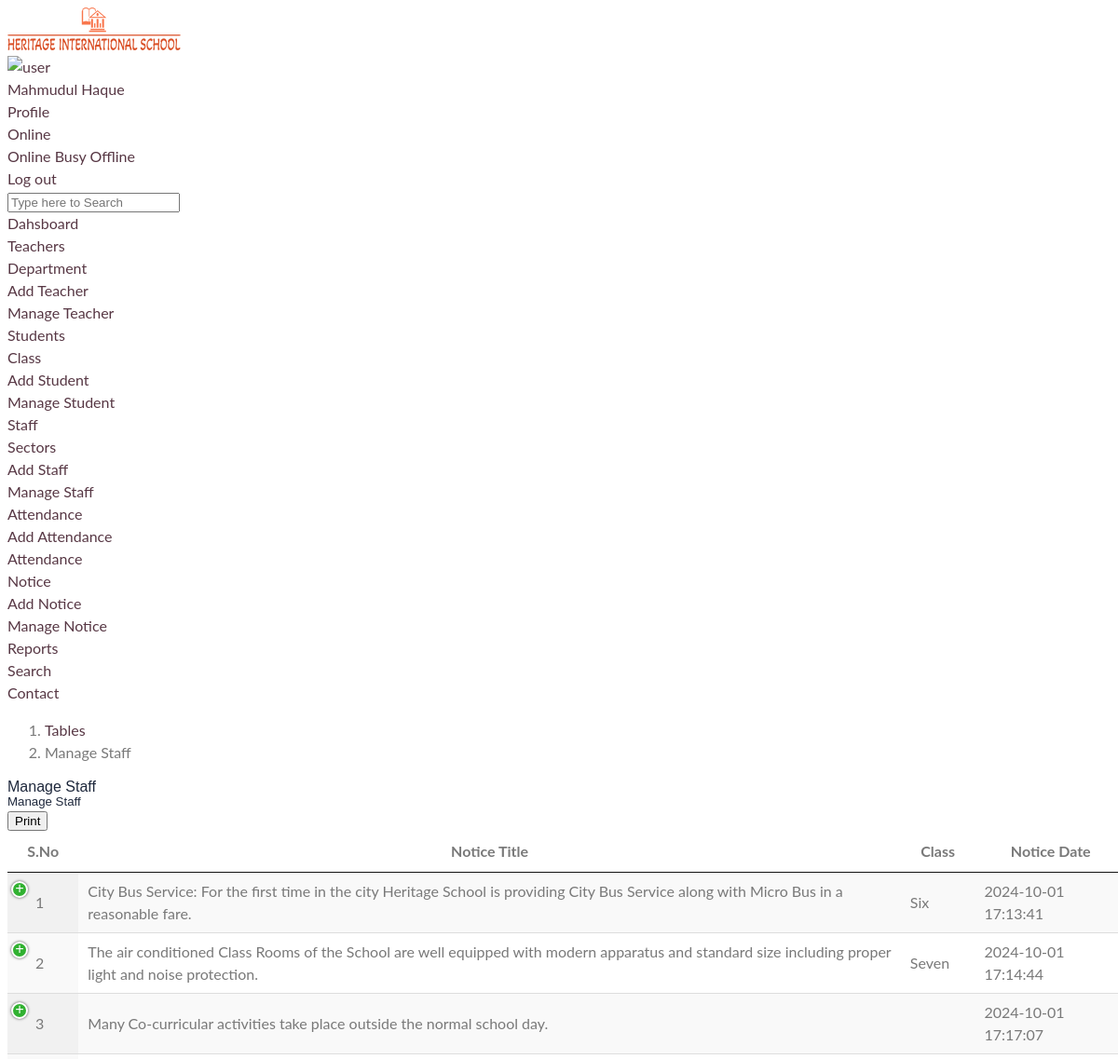
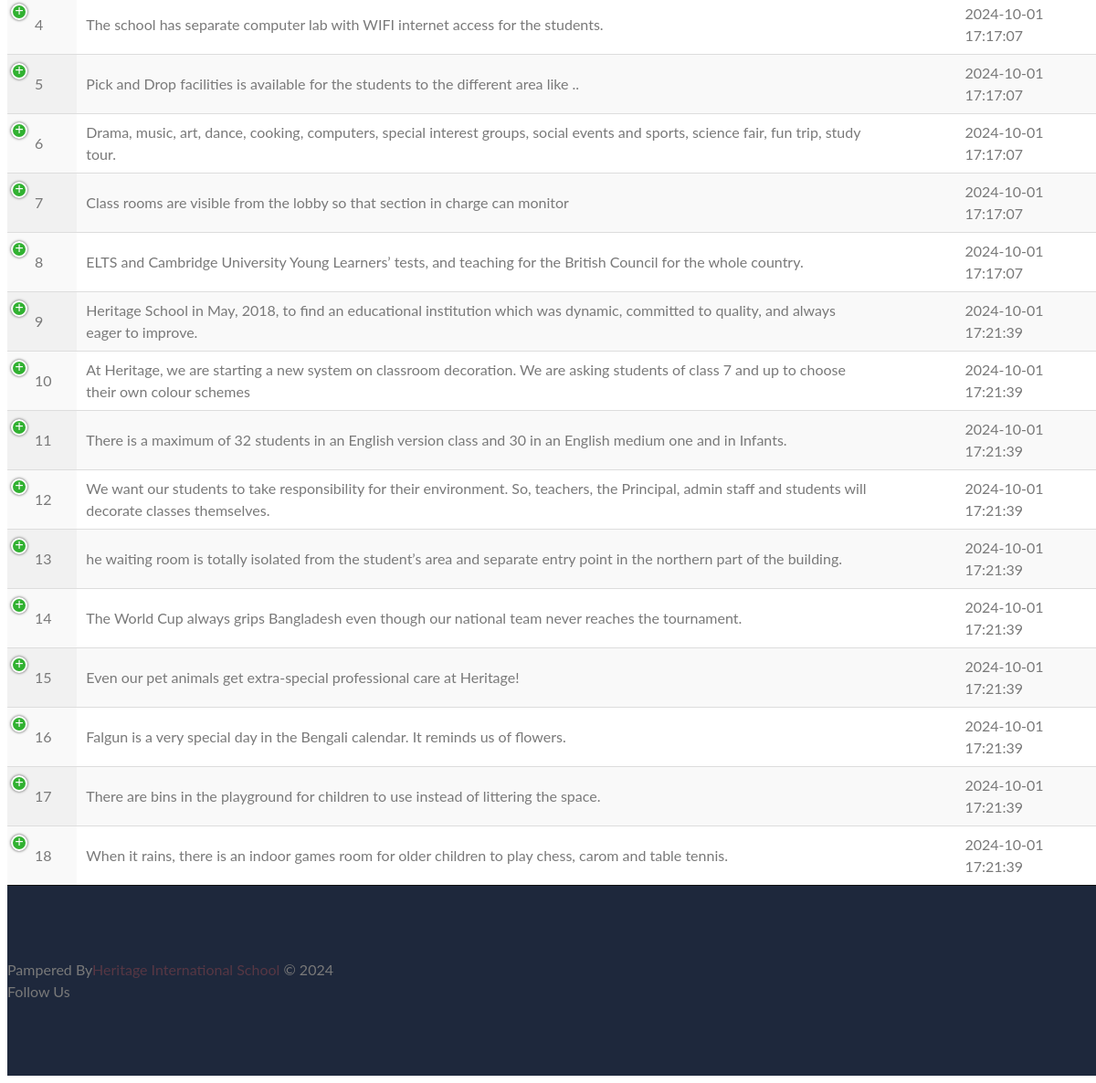
/Admin/manage_notice.php (signed in), run on the app's committed database (2 pictures, top to bottom).
### tables this page shows
CREATE TABLE `notice` (
  `id` int(11) NOT NULL,
  `title` varchar(200) NOT NULL,
  `class` varchar(50) NOT NULL,
  `massage` varchar(200) NOT NULL,
  `creationDate` timestamp NOT NULL DEFAULT current_timestamp() ON UPDATE current_timestamp(),
  `updationDate` timestamp NULL DEFAULT NULL
);

### Admin/manage_notice.php (the view, shortened to what this page needs)
<!DOCTYPE html>
<html lang="en">
<head>
    <link href="vendors/datatables.net-dt/css/jquery.dataTables.min.css" rel="stylesheet" type="text/css" />
    <link href="vendors/datatables.net-responsive-dt/css/responsive.dataTables.min.css" rel="stylesheet" type="text/css" />
    <link href="vendors/jquery-toggles/css/toggles.css" rel="stylesheet" type="text/css">
    <link href="vendors/jquery-toggles/css/themes/toggles-light.css" rel="stylesheet" type="text/css">
    <link href="dist/css/style.css" rel="stylesheet" type="text/css">
</head>
<body>
    <div class="hk-wrapper hk-vertical-nav">
        <?php include "parts/top_navbar.php" ?>
        <?php include "parts/vertical_nav.php" ?>
        <div class="hk-pg-wrapper">
            <nav class="hk-breadcrumb" aria-label="breadcrumb">
                <ol class="breadcrumb breadcrumb-light bg-transparent">
                    <li class="breadcrumb-item"><a href="#">Tables</a></li>
                    <li class="breadcrumb-item active" aria-current="page">Manage Staff</li>
                </ol>
            </nav>
            <div class="container-fluid">
                <div class="hk-pg-header">
                    <h4 class="hk-pg-title"><span class="pg-title-icon"><span class="feather-icon"><i data-feather="database"></i></span></span>Manage Staff</h4>
                </div>
                <div class="row">
                    <div class="col-xl-12">
                        <section class="hk-sec-wrapper">
                            <h5 class="hk-sec-title">Manage Staff</h5>
                            <div class="row">
                                <div class="col-sm">
                                    <div class="table-wrap">
                                        <?php
                                        include_once "dbconfig.php";
                                        $sql = $db->query("SELECT * FROM notice");
                                        $sn = 1;
                                        ?>
                                        <table id="datable_3" class="table table-neon text-default w-100 display">
                                            <thead>
                                                <tr>
                                                    <th >S.No</th>
                                                    <th >Notice Title</th>
                                                    <th >Class</th>
                                                    <th >Notice Date</th>
                                                </tr>
                                            </thead>
                                            <tbody>
                                                <?php while ($row = $sql->fetch_assoc()) { ?>
                                                    <tr>
                                                        <td><?php echo $sn ?></td>
                                                        <td><?php echo $row['title'] ?></td>
                                                        <td><?php echo $row['class'] ?></td>
                                                        <td><?php echo $row['creationDate'] ?></td>
                                                    </tr>
                                                <?php $sn++;
                                                } ?>
                                            </tbody>
                                        </table>
                                    </div>
                                </div>
                            </div>
                        </section>
                    </div>
                </div>
            </div>
            <?php include "parts/footer.php" ?>
        </div>
    </div>
</body>
</html>

### Admin/parts/top_navbar.php (shortened to what this page needs)
<nav class="navbar navbar-expand-xl navbar-light fixed-top hk-navbar">
    <a class="navbar-brand" href="dashboard.php">
        <img class="brand-img d-inline-block" src="../images/logo3.png" alt="brand" />
    </a>
    <ul class="navbar-nav hk-navbar-content">
        <li class="nav-item dropdown dropdown-authentication">
            <a class="nav-link dropdown-toggle no-caret" href="#" role="button" data-toggle="dropdown" aria-haspopup="true" aria-expanded="false">
                <div class="media">
                    <div class="media-img-wrap">
                        <div class="avatar">
                            <img src="image/admin/<?php echo $_SESSION['photo'] ?>" alt="user" class="avatar-img rounded-circle">
                        </div>
                    </div>
                    <div class="media-body">
                        <span><?php echo $_SESSION['name'] ?><i class="zmdi zmdi-chevron-down"></i></span>
                    </div>
                </div>
            </a>
            <div class="dropdown-menu dropdown-menu-right" data-dropdown-in="flipInX" data-dropdown-out="flipOutX">
                <a class="dropdown-item" href="profile.html"><i class="dropdown-icon zmdi zmdi-account"></i><span>Profile</span></a>
                <div class="sub-dropdown-menu show-on-hover">
                    <a href="#" class="dropdown-toggle dropdown-item no-caret"><i class="zmdi zmdi-check text-success"></i>Online</a>
                    <div class="dropdown-menu open-left-side">
                        <a class="dropdown-item" href="#"><i class="dropdown-icon zmdi zmdi-check text-success"></i><span>Online</span></a>
                        <a class="dropdown-item" href="#"><i class="dropdown-icon zmdi zmdi-circle-o text-warning"></i><span>Busy</span></a>
                        <a class="dropdown-item" href="#"><i class="dropdown-icon zmdi zmdi-minus-circle-outline text-danger"></i><span>Offline</span></a>
                    </div>
                </div>
                <a class="dropdown-item" href="logout.php"><i class="dropdown-icon zmdi zmdi-power"></i><span>Log out</span></a>
            </div>
        </li>
    </ul>
</nav>
<form role="search" class="navbar-search">
    <div class="position-relative">
        <input type="text" name="example-input1-group2" class="form-control" placeholder="Type here to Search">
    </div>
</form>

### Admin/parts/vertical_nav.php (shortened to what this page needs)
<nav class="hk-nav hk-nav-dark">
    <div class="nicescroll-bar">
        <div class="navbar-nav-wrap">
            <ul class="navbar-nav flex-column">
                <li class="nav-item active">
                    <span class="nav-link"><a class="nav-link" href="dashboard.php">Dahsboard</a></span>
                </li>
                <li class="nav-item">
                    <a class="nav-link link-with-badge" href="javascript:void(0);" data-toggle="collapse" data-target="#app_drp">
                        <span class="nav-link-text">Teachers&nbsp;&nbsp;&nbsp;&nbsp;&nbsp;&nbsp;&nbsp;&nbsp;&nbsp;&nbsp;&nbsp;&nbsp;&nbsp;&nbsp;&nbsp;</span>
                    </a>
                    <ul id="app_drp" class="nav flex-column collapse collapse-level-1">
                        <li class="nav-item">
                            <ul class="nav flex-column">
                                <li class="nav-item">
                                    <a class="nav-link" href="department.php">Department &nbsp;&nbsp;&nbsp;&nbsp;&nbsp;&nbsp;&nbsp;&nbsp;&nbsp;&nbsp;&nbsp;&nbsp;&nbsp; <i class="fa fa-archive"></i></a>
                                </li>
                                <li class="nav-item">
                                    <a class="nav-link" href="add_teacher.php">Add Teacher &nbsp;&nbsp;&nbsp;&nbsp;&nbsp;&nbsp;&nbsp;&nbsp;&nbsp;&nbsp;&nbsp;&nbsp;&nbsp;&nbsp;</a>
                                </li>
                                <li class="nav-item">
                                    <a class="nav-link" href="manage_teacher.php">Manage Teacher &nbsp;&nbsp;&nbsp;&nbsp;&nbsp;&nbsp;&nbsp;<span class="feather-icon "><i data-feather="user-check"></i></span></a>
                                </li>
                            </ul>
                        </li>
                    </ul>
                </li>
                <li class="nav-item">
                    <a class="nav-link link-with-badge" href="javascript:void(0);" data-toggle="collapse" data-target="#app_drp">
                        <span class="nav-link-text">Students &nbsp;&nbsp;&nbsp;&nbsp;&nbsp;&nbsp;&nbsp;&nbsp;&nbsp;&nbsp;&nbsp;&nbsp;&nbsp;&nbsp;</span>
                    </a>
                    <ul id="app_drp" class="nav flex-column collapse collapse-level-1">
                        <li class="nav-item">
                            <ul class="nav flex-column">
                                <li class="nav-item">
                                    <a class="nav-link" href="class.php">Class &nbsp;&nbsp;&nbsp;&nbsp;&nbsp;&nbsp;&nbsp;&nbsp;&nbsp;&nbsp;&nbsp;&nbsp;&nbsp;&nbsp;&nbsp;&nbsp;&nbsp;&nbsp;&nbsp;&nbsp;&nbsp;&nbsp;&nbsp;&nbsp; <i class="fa fa-black-tie"></i></a>
                                </li>
                                <li class="nav-item">
                                    <a class="nav-link" href="add_student.php">Add Student &nbsp;&nbsp;&nbsp;&nbsp;&nbsp;&nbsp;&nbsp;&nbsp;&nbsp;&nbsp;&nbsp;&nbsp;<span class="feather-icon "><i data-feather="user-plus"></i></span></a>
                                </li>
                                <li class="nav-item">
                                    <a class="nav-link" href="manage_student.php">Manage Student&nbsp;&nbsp;&nbsp;&nbsp;&nbsp;&nbsp;&nbsp;<span class="feather-icon "><i data-feather="user-check"></i></span></a>
                                </li>
                            </ul>
                        </li>
                    </ul>
                </li>
                <li class="nav-item">
                    <a class="nav-link link-with-badge" href="javascript:void(0);" data-toggle="collapse" data-target="#app_drp">
                        <span class="nav-link-text">Staff &nbsp;&nbsp;&nbsp;&nbsp;&nbsp;&nbsp;&nbsp;&nbsp;&nbsp;&nbsp;&nbsp;&nbsp;&nbsp;&nbsp;&nbsp;&nbsp;&nbsp;&nbsp;&nbsp;&nbsp;&nbsp;</span>
                    </a>
                    <ul id="app_drp" class="nav flex-column collapse collapse-level-1">
                        <li class="nav-item">
                            <ul class="nav flex-column">
                                <li class="nav-item">
                                    <a class="nav-link" href="sector.php">Sectors &nbsp;&nbsp;&nbsp;&nbsp;&nbsp;&nbsp;&nbsp;&nbsp;&nbsp;&nbsp;&nbsp;&nbsp;&nbsp;&nbsp;&nbsp;&nbsp; <i class="fa fa-black-tie"></i></a>
                                </li>
                                <li class="nav-item">
                                    <a class="nav-link" href="add_staff.php">Add Staff &nbsp;&nbsp;&nbsp;&nbsp;&nbsp;&nbsp;&nbsp;&nbsp;&nbsp;&nbsp;&nbsp;&nbsp;<span class="feather-icon "><i data-feather="user-plus"></i></span></a>
                                </li>
                                <li class="nav-item">
                                    <a class="nav-link" href="manage_staff.php">Manage Staff &nbsp;&nbsp;&nbsp;&nbsp;&nbsp;&nbsp;&nbsp;<span class="feather-icon "><i data-feather="user-check"></i></span></a>
                                </li>
                            </ul>
                        </li>
                    </ul>
                </li>
                <li class="nav-item">
                    <a class="nav-link link-with-badge" href="javascript:void(0);" data-toggle="collapse" data-target="#app_drp">
                        <span class="nav-link-text">Attendance &nbsp;&nbsp;&nbsp;&nbsp;&nbsp;&nbsp;&nbsp;&nbsp;&nbsp;</span>
                    </a>
                    <ul id="app_drp" class="nav flex-column collapse collapse-level-1">
                        <li class="nav-item">
                            <ul class="nav flex-column">
                                <li class="nav-item">
                                    <a class="nav-link" href="add_attendance.php">Add Attendance &nbsp;&nbsp;&nbsp;&nbsp;&nbsp;&nbsp;&nbsp;&nbsp;<span class="feather-icon "><i data-feather="plus-circle"></i></span></a>
                                </li>
                                <li class="nav-item">
                                    <a class="nav-link" href="attendance.php">Attendance&nbsp;&nbsp;&nbsp;&nbsp;&nbsp;&nbsp;&nbsp;<span class="feather-icon "><i data-feather="activity"></i></span></a>
                                </li>
                            </ul>
                        </li>
                    </ul>
                </li>
                <li class="nav-item">
                    <a class="nav-link link-with-badge" href="javascript:void(0);" data-toggle="collapse" data-target="#app_drp">
                        <span class="nav-link-text">Notice &nbsp;&nbsp;&nbsp;&nbsp;&nbsp;&nbsp;&nbsp;&nbsp;&nbsp;&nbsp;&nbsp;&nbsp;&nbsp;&nbsp;&nbsp;&nbsp;&nbsp;&nbsp;</span>
                    </a>
                    <ul id="app_drp" class="nav flex-column collapse collapse-level-1">
                        <li class="nav-item">
                            <ul class="nav flex-column">
                                <li class="nav-item">
                                    <a class="nav-link" href="add_notice.php">Add Notice</a>
                                </li>
                                <li class="nav-item">
                                    <a class="nav-link" href="manage_notice.php">Manage Notice</a>
                                </li>
                            </ul>
                        </li>
                    </ul>
                </li>
                <li class="nav-item">
                    <a class="nav-link link-with-badge" href="report.php">
                        <span class="nav-link-text">Reports &nbsp;&nbsp;&nbsp;&nbsp;&nbsp;&nbsp;&nbsp;&nbsp;&nbsp;&nbsp;&nbsp;&nbsp;&nbsp;&nbsp;&nbsp;&nbsp;&nbsp;&nbsp;&nbsp;&nbsp;</span>
                    </a>
                </li>
                <li class="nav-item">
                    <a class="nav-link link-with-badge" href="search.php">
                        <span class="nav-link-text">Search &nbsp;&nbsp;&nbsp;&nbsp;&nbsp;&nbsp;&nbsp;&nbsp;&nbsp;&nbsp;&nbsp;&nbsp;&nbsp;&nbsp;&nbsp;&nbsp;&nbsp;&nbsp;&nbsp;&nbsp;</span>
                    </a>
                </li>
                <li class="nav-item">
                    <a class="nav-link link-with-badge" href="contact.php">
                        <span class="nav-link-text">Contact &nbsp;&nbsp;&nbsp;&nbsp;&nbsp;&nbsp;&nbsp;&nbsp;&nbsp;&nbsp;&nbsp;&nbsp;&nbsp;&nbsp;&nbsp;&nbsp;&nbsp;&nbsp;&nbsp;&nbsp;</span>
                    </a>
                </li>
            </ul>
        </div>
    </div>
</nav>

### Admin/parts/footer.php (shortened to what this page needs)
<div class="hk-footer-wrap container">
    <footer class="footer">
        <div class="row">
            <div class="col-md-6 col-sm-12">
                <p>Pampered by<a href="" class="text-dark" target="_blank">Heritage International School</a> © 2024</p>
            </div>
            <div class="col-md-6 col-sm-12">
                <p class="d-inline-block">Follow us</p>
            </div>
        </div>
    </footer>
</div>

### data on the page
notice: title "City Bus Service: For the first time in the city Heritage School is providing City Bus Service along with Micro Bus in a reasonable fare.", class "Six", creationDate "2024-10-01 17:13:41"
notice: title "The air conditioned Class Rooms of the School are well equipped with modern apparatus and standard size including proper light and noise protection.", class "Seven", creationDate "2024-10-01 17:14:44"
notice: title "Many Co-curricular activities take place outside the normal school day.", creationDate "2024-10-01 17:17:07"
notice: title "The school has separate computer lab with WIFI internet access for the students.", creationDate "2024-10-01 17:17:07"
notice: title "Pick and Drop facilities is available for the students to the different area like ..", creationDate "2024-10-01 17:17:07"
notice: title "Drama, music, art, dance, cooking, computers, special interest groups, social events and sports, science fair, fun trip, study tour.", creationDate "2024-10-01 17:17:07"
notice: title "Class rooms are visible from the lobby so that section in charge can monitor", creationDate "2024-10-01 17:17:07"
notice: title "ELTS and Cambridge University Young Learners’ tests, and teaching for the British Council for the whole country.", creationDate "2024-10-01 17:17:07"
notice: title "Heritage School in May, 2018, to find an educational institution which was dynamic, committed to quality, and always eager to improve.", creationDate "2024-10-01 17:21:39"
notice: title "At Heritage, we are starting a new system on classroom decoration. We are asking students of class 7 and up to choose their own colour schemes", creationDate "2024-10-01 17:21:39"
notice: title "There is a maximum of 32 students in an English version class and 30 in an English medium one and in Infants.", creationDate "2024-10-01 17:21:39"
notice: title "We want our students to take responsibility for their environment. So, teachers, the Principal, admin staff and students will decorate classes themselves.", creationDate "2024-10-01 17:21:39"
notice: title "he waiting room is totally isolated from the student’s area and separate entry point in the northern part of the building.", creationDate "2024-10-01 17:21:39"
notice: title "The World Cup always grips Bangladesh even though our national team never reaches the tournament.", creationDate "2024-10-01 17:21:39"
notice: title "Even our pet animals get extra-special professional care at Heritage!", creationDate "2024-10-01 17:21:39"
notice: title "Falgun is a very special day in the Bengali calendar. It reminds us of flowers.", creationDate "2024-10-01 17:21:39"
notice: title "There are bins in the playground for children to use instead of littering the space.", creationDate "2024-10-01 17:21:39"
notice: title "When it rains, there is an indoor games room for older children to play chess, carom and table tennis.", creationDate "2024-10-01 17:21:39"

### other printed values
$_SESSION['name'] "Mahmudul Haque"
